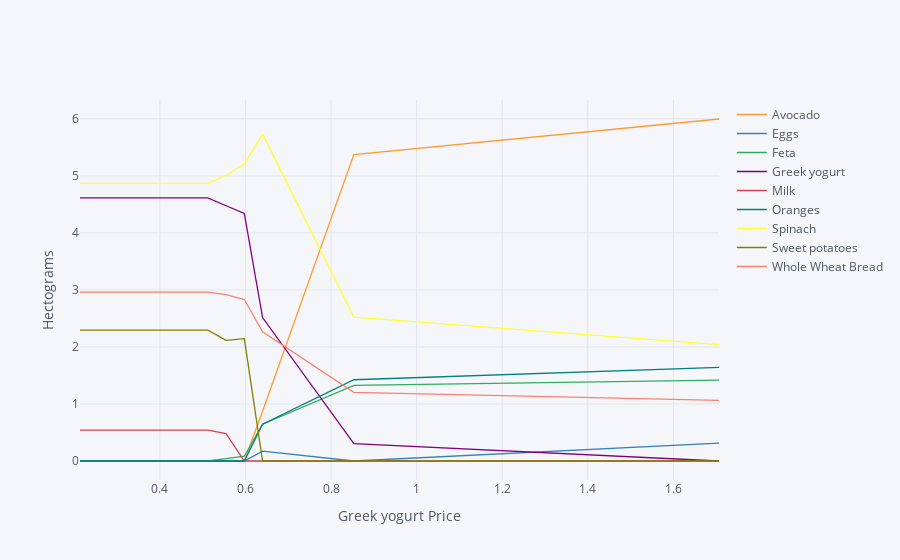

Notebook cell for this chart:
### Code cell
import cufflinks as cf
cf.go_offline()
ReferenceGood = 'Greek yogurt'
scale = [0.5,0.75,0.9,1.,1.1,1.2,1.3,1.4,1.5,2,4]
cost0 = solve_subsistence_problem(FoodNutrients,PricesIM,bminM22,bmaxM22,tol=tol).fun
my_p = PricesIM.copy()
diet = {}
for s in scale:
    my_p[ReferenceGood] = PricesIM[ReferenceGood]*s
    result = solve_subsistence_problem(FoodNutrients,my_p,bminM22,bmaxM22,tol=tol)
    diet[my_p[ReferenceGood]] = result.diet
Diet_response = pd.DataFrame(diet).T
Diet_response.index.name = '%s Price' % ReferenceGood
Diet_response.reset_index(inplace=True)

# Get rid of units for index (cufflinks chokes)
Diet_response['%s Price' % ReferenceGood] = Diet_response['%s Price' % ReferenceGood].apply(lambda x: x.magnitude)
Diet_response = Diet_response.set_index('%s Price' % ReferenceGood)
# Just look at goods consumed in quantities greater than error tolerance
Diet_response.loc[:,(Diet_response>tol).sum()>0].iplot(xTitle='%s Price' % ReferenceGood,yTitle='Hectograms')

### Figure 1 — Plotly figure (JSON) as saved in the notebook; plotly's stock layout.template omitted (floating-point values rounded to 4 significant figures)
{"data": [{"line": {"color": "rgba(255, 153, 51, 1.0)", "dash": "solid", "shape": "linear", "width": 1.3}, "mode": "lines", "name": "Avocado", "text": "", "type": "scatter", "x": [0.2133, 0.32, 0.384, 0.4267, 0.4693, 0.512, 0.5547, 0.5973, 0.64, 0.8533, 1.707], "y": [9.88e-09, 1.53e-09, 1.999e-08, 3.118e-07, 1.624e-08, 1.319e-08, 6.66e-07, 9.607e-11, 0.8723, 5.375, 5.998]}, {"line": {"color": "rgba(55, 128, 191, 1.0)", "dash": "solid", "shape": "linear", "width": 1.3}, "mode": "lines", "name": "Eggs", "text": "", "type": "scatter", "x": [0.2133, 0.32, 0.384, 0.4267, 0.4693, 0.512, 0.5547, 0.5973, 0.64, 0.8533, 1.707], "y": [8.567e-09, 8.673e-10, 1.882e-10, 9.445e-08, 1.164e-09, 6.505e-09, 1.262e-06, 7.519e-11, 0.1742, 1.261e-09, 0.3125]}, {"line": {"color": "rgba(50, 171, 96, 1.0)", "dash": "solid", "shape": "linear", "width": 1.3}, "mode": "lines", "name": "Feta", "text": "", "type": "scatter", "x": [0.2133, 0.32, 0.384, 0.4267, 0.4693, 0.512, 0.5547, 0.5973, 0.64, 0.8533, 1.707], "y": [4.27e-10, 2.106e-10, 3.03e-09, 5.603e-08, 1.252e-08, 1.779e-08, 0.04268, 0.08372, 0.646, 1.326, 1.42]}, {"line": {"color": "rgba(128, 0, 128, 1.0)", "dash": "solid", "shape": "linear", "width": 1.3}, "mode": "lines", "name": "Greek yogurt", "text": "", "type": "scatter", "x": [0.2133, 0.32, 0.384, 0.4267, 0.4693, 0.512, 0.5547, 0.5973, 0.64, 0.8533, 1.707], "y": [4.615, 4.615, 4.615, 4.615, 4.615, 4.615, 4.477, 4.343, 2.516, 0.3047, 2.85e-12]}, {"line": {"color": "rgba(219, 64, 82, 1.0)", "dash": "solid", "shape": "linear", "width": 1.3}, "mode": "lines", "name": "Milk", "text": "", "type": "scatter", "x": [0.2133, 0.32, 0.384, 0.4267, 0.4693, 0.512, 0.5547, 0.5973, 0.64, 0.8533, 1.707], "y": [0.5422, 0.5422, 0.5422, 0.5422, 0.5422, 0.5422, 0.4787, 1.709e-11, 2.579e-08, 3.824e-10, 6.906e-11]}, {"line": {"color": "rgba(0, 128, 128, 1.0)", "dash": "solid", "shape": "linear", "width": 1.3}, "mode": "lines", "name": "Oranges", "text": "", "type": "scatter", "x": [0.2133, 0.32, 0.384, 0.4267, 0.4693, 0.512, 0.5547, 0.5973, 0.64, 0.8533, 1.707], "y": [1.399e-09, 5.64e-10, 1.791e-09, 9.53e-08, 1.352e-08, 1.01e-08, 2.084e-06, 9.202e-10, 0.6446, 1.425, 1.641]}, {"line": {"color": "rgba(255, 255, 51, 1.0)", "dash": "solid", "shape": "linear", "width": 1.3}, "mode": "lines", "name": "Spinach", "text": "", "type": "scatter", "x": [0.2133, 0.32, 0.384, 0.4267, 0.4693, 0.512, 0.5547, 0.5973, 0.64, 0.8533, 1.707], "y": [4.87, 4.87, 4.87, 4.87, 4.87, 4.87, 5.011, 5.209, 5.733, 2.525, 2.042]}, {"line": {"color": "rgba(128, 128, 0, 1.0)", "dash": "solid", "shape": "linear", "width": 1.3}, "mode": "lines", "name": "Sweet potatoes", "text": "", "type": "scatter", "x": [0.2133, 0.32, 0.384, 0.4267, 0.4693, 0.512, 0.5547, 0.5973, 0.64, 0.8533, 1.707], "y": [2.296, 2.296, 2.296, 2.296, 2.296, 2.296, 2.115, 2.144, 5.323e-08, 9.769e-11, 2.262e-11]}, {"line": {"color": "rgba(251, 128, 114, 1.0)", "dash": "solid", "shape": "linear", "width": 1.3}, "mode": "lines", "name": "Whole Wheat Bread", "text": "", "type": "scatter", "x": [0.2133, 0.32, 0.384, 0.4267, 0.4693, 0.512, 0.5547, 0.5973, 0.64, 0.8533, 1.707], "y": [2.962, 2.962, 2.962, 2.962, 2.962, 2.962, 2.917, 2.832, 2.266, 1.204, 1.065]}], "layout": {"legend": {"bgcolor": "#F5F6F9", "font": {"color": "#4D5663"}}, "paper_bgcolor": "#F5F6F9", "plot_bgcolor": "#F5F6F9", "title": {"font": {"color": "#4D5663"}}, "xaxis": {"gridcolor": "#E1E5ED", "showgrid": true, "tickfont": {"color": "#4D5663"}, "title": {"font": {"color": "#4D5663"}, "text": "Greek yogurt Price"}, "zerolinecolor": "#E1E5ED"}, "yaxis": {"gridcolor": "#E1E5ED", "showgrid": true, "tickfont": {"color": "#4D5663"}, "title": {"font": {"color": "#4D5663"}, "text": "Hectograms"}, "zerolinecolor": "#E1E5ED"}}}
